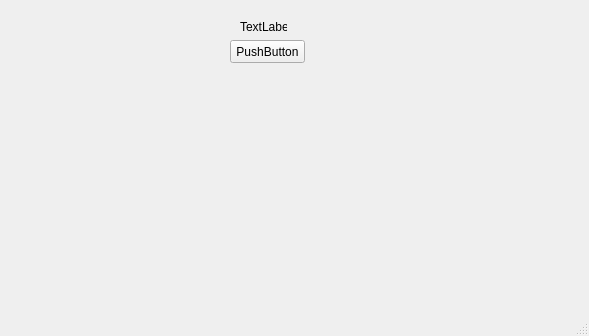
<?xml version="1.0" encoding="UTF-8"?>
<ui version="4.0">
 <class>MainWindow</class>
 <widget class="QMainWindow" name="MainWindow">
  <property name="geometry">
   <rect>
    <x>0</x>
    <y>0</y>
    <width>589</width>
    <height>336</height>
   </rect>
  </property>
  <property name="windowTitle">
   <string>MainWindow</string>
  </property>
  <widget class="QWidget" name="centralwidget">
   <widget class="QPushButton" name="pushButton">
    <property name="geometry">
     <rect>
      <x>230</x>
      <y>40</y>
      <width>75</width>
      <height>23</height>
     </rect>
    </property>
    <property name="text">
     <string>PushButton</string>
    </property>
   </widget>
   <widget class="QLabel" name="label">
    <property name="geometry">
     <rect>
      <x>240</x>
      <y>20</y>
      <width>47</width>
      <height>13</height>
     </rect>
    </property>
    <property name="text">
     <string>TextLabel</string>
    </property>
   </widget>
  </widget>
  <widget class="QMenuBar" name="menubar">
   <property name="geometry">
    <rect>
     <x>0</x>
     <y>0</y>
     <width>589</width>
     <height>21</height>
    </rect>
   </property>
  </widget>
  <widget class="QStatusBar" name="statusbar"/>
 </widget>
 <resources/>
 <connections>
  <connection>
   <sender>pushButton</sender>
   <signal>clicked()</signal>
   <receiver>label</receiver>
   <slot>clear()</slot>
   <hints>
    <hint type="sourcelabel">
     <x>58</x>
     <y>71</y>
    </hint>
    <hint type="destinationlabel">
     <x>27</x>
     <y>48</y>
    </hint>
   </hints>
  </connection>
 </connections>
</ui>
